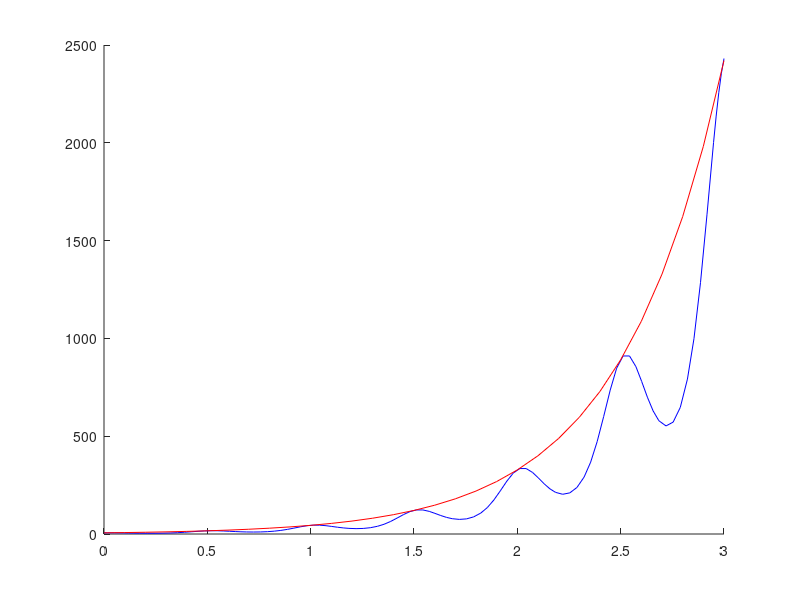

This figure's MATLAB source:
function Quiz_Number_2
global omega a b Y0
% set some parameters
omega = 4*pi;
a = 2.;
b = 3.;

% set the initial condition
Y0 = 6; % initial condition

[t, p] = ode45(@rate, [0,3], Y0);

% compute an approximate analytic solution over the same time domain as the
% ode45 solution
ta = 0:0.1:3;
pa = approx(ta);

% over lay plots of p and pa in the same figure
figure(1)
hold on

plot(t,p,'b')
plot(ta,pa,'r')
end


function f = rate(t,p)
% Rate function for oscillating growth
global omega a b
f = a.*(1 - b.*sin(omega.*t))*p;
end

function g = approx(t)
% approximate analytic solution
global a Y0
g = Y0.*exp(a.*t);
end